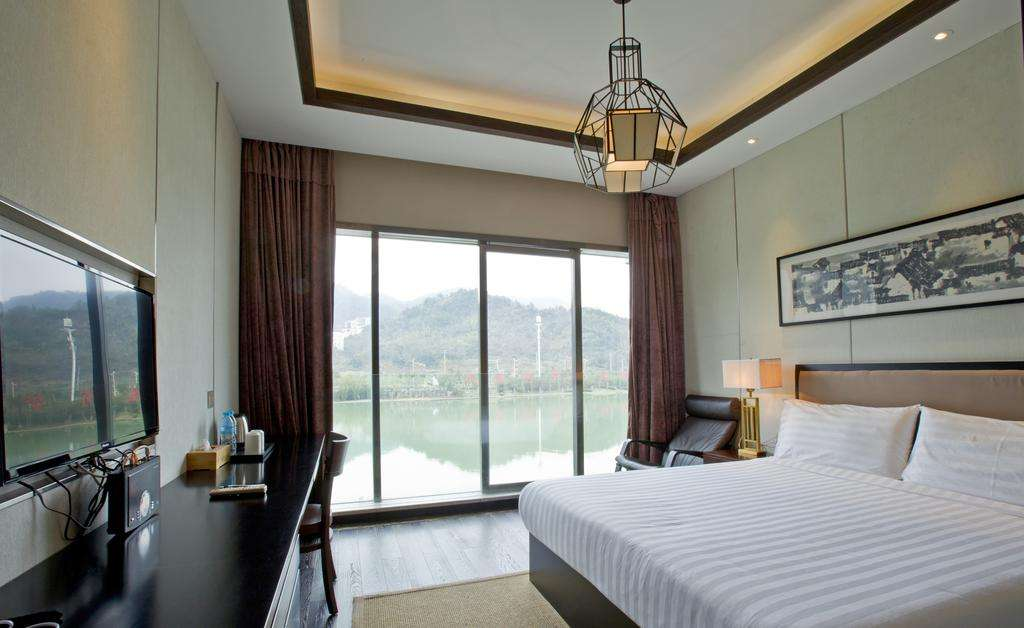
//> input picture resource/testroom.jpg, 1024 x 628 px
$ ./pyrdown_canny2   (built with g++ and OpenCV 4)
//> lines starting //> are read from the running program, lines starting //| are printed output that depends on the picture; after the words box and inside, x2 and y2 are one past the last pixel; in counts of white or black regions, pixels touching at a corner belong together
//
//  pyrdown.cpp
//  ex_pyrdown
//
//  Created by 吴炎强 on 2020/6/27.
//  Copyright © 2020 johnwu. All rights reserved.
//

#include <stdio.h>
#include <opencv2/opencv.hpp>

using namespace cv;
using namespace std;

int main(int argc, const char * argv[]) {
    string path = "/Users/wuyanqiang/Documents/opencv/TestOpenCV/resource/testroom.jpg";


   cv::Mat img_rgb, img_gry, img_cny, img_pyr, img_pyr2;

    cv::namedWindow( "Example Gray", cv::WINDOW_AUTOSIZE );
    cv::namedWindow( "Example Canny", cv::WINDOW_AUTOSIZE );

    img_rgb = cv::imread( path );
//> img_rgb is the input picture: 628 rows x 1024 cols, CV_8UC3; mean B, G, R 128.8, 135.3, 136

    cv::cvtColor( img_rgb, img_gry, cv::COLOR_BGR2GRAY);
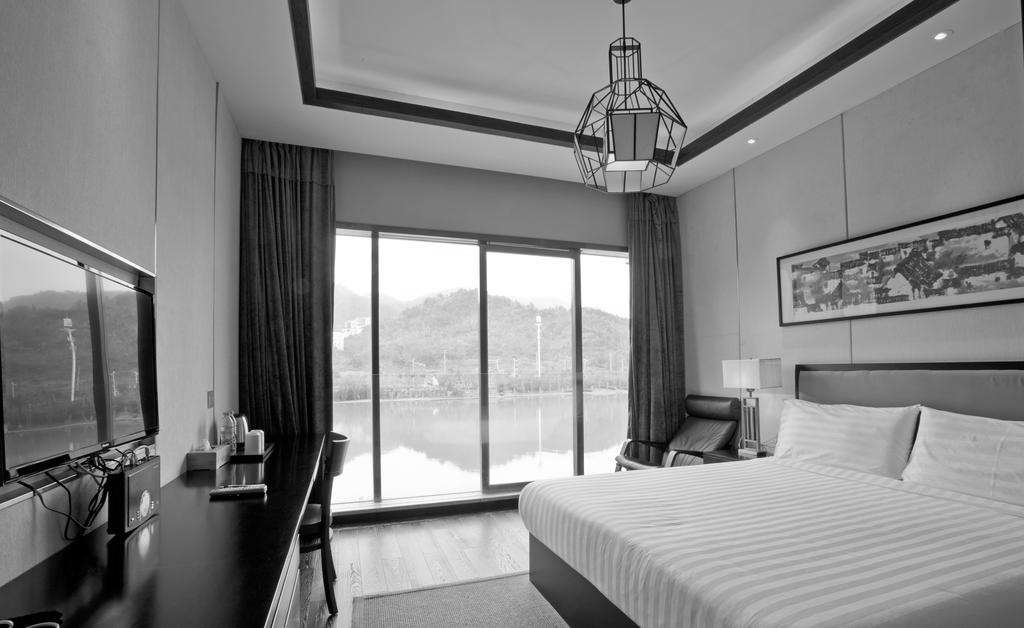
//> img_gry: 628 rows x 1024 cols, CV_8UC1; min 0, max 255, mean 134.8

    cv::pyrDown( img_gry, img_pyr );
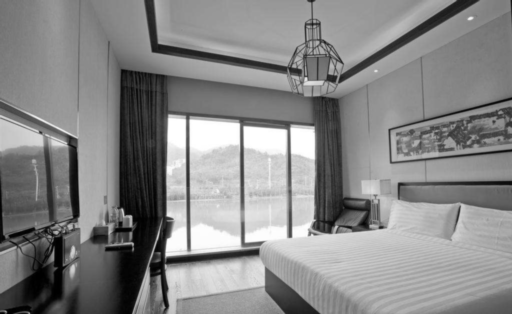
//> img_pyr: 314 rows x 512 cols, CV_8UC1; min 0, max 255, mean 134.8
    cv::pyrDown( img_pyr, img_pyr2 );
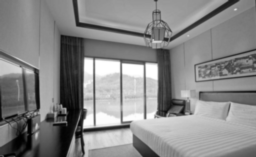
//> img_pyr2: 157 rows x 256 cols, CV_8UC1; min 0, max 255, mean 134.8

    cv::Canny( img_pyr2, img_cny, 10, 100, 3, true );
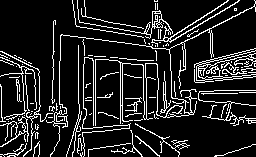
//> img_cny: 157 rows x 256 cols, CV_8UC1; 13.5% white in thin lines or dots

    // ----------------------------------------------------
    // Start new code for example 2-9
    //

    int x = 16, y = 32;
    cv::Vec3b intensity = img_rgb.at< cv::Vec3b >(y, x);
//> intensity = [102, 122, 123]

    // ( Note: We could write img_rgb.at< cv::Vec3b >(x,y)[0] )
    //
    uchar blue  = intensity[0];
//> blue = 102
    uchar green = intensity[1];
//> green = 122
    uchar red   = intensity[2];
//> red = 123

    std::cout << "At (x,y) = (" << x << ", " << y <<
      "): (blue, green, red) = (" <<
      (unsigned int)  blue <<
      ", " << (unsigned int)green << ", " <<
      (unsigned int)  red << ")" << std::endl;
//| At (x,y) = (16, 32): (blue, green, red) = (102, 122, 123)

    std::cout << "Gray pixel there is: " <<
      (unsigned int)  img_gry.at<uchar>(y, x) << std::endl;
//| Gray pixel there is: 120

    x /= 4; y /= 4;

    std::cout << "Pyramid2 pixel there is: " <<
      (unsigned int)img_pyr2.at<uchar>(y, x) << std::endl;
//| Pyramid2 pixel there is: 119

    img_cny.at<uchar>(x, y) = 128; // Set the Canny pixel there to 128
//> img_cny: 157 rows x 256 cols, CV_8UC1; 1 pixels changed, all inside (x1, y1, x2, y2) = (8, 4, 9, 5)

    //
    // End new code for example 2-9
    // ----------------------------------------------------

    cv::imshow( "Example Gray", img_gry );
    cv::imshow( "Example Canny", img_cny );

    cv::waitKey(0);
}

$ run again, with resource/HandIndoorColor.jpg copied over resource/testroom.jpg
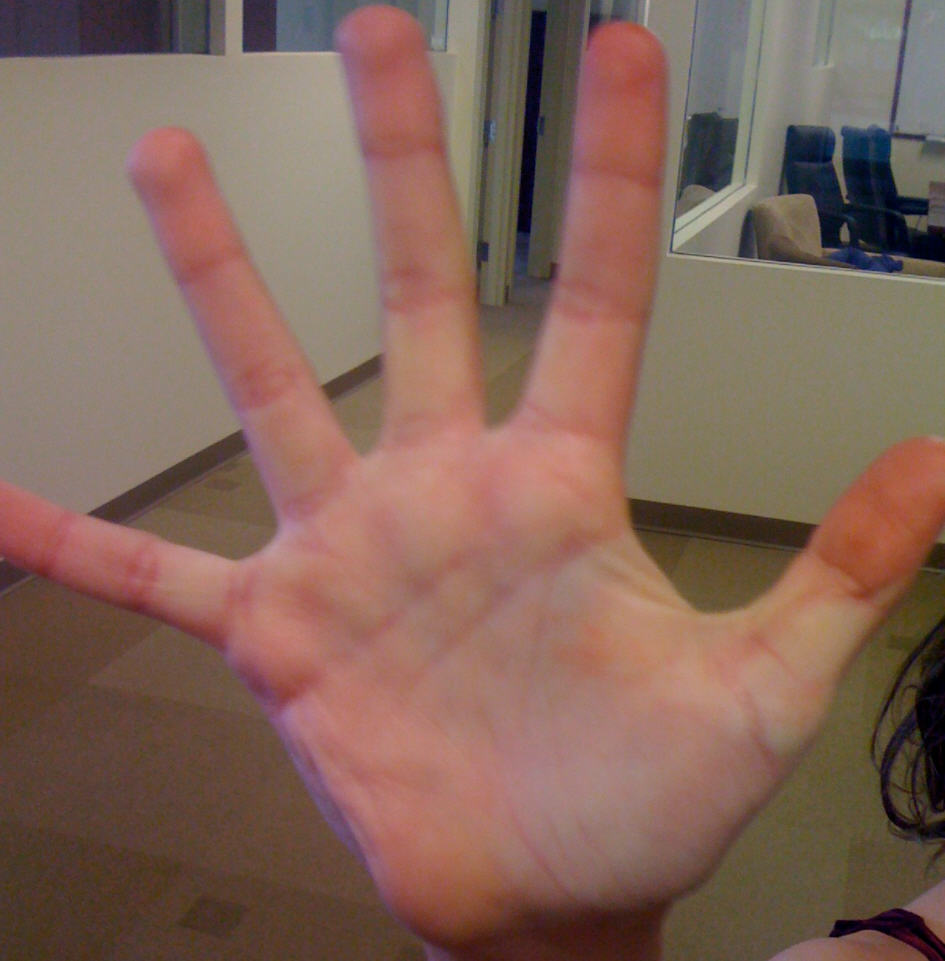
//> input picture resource/HandIndoorColor.jpg, 945 x 961 px
//> img_rgb is the input picture: 961 rows x 945 cols, CV_8UC3; mean B, G, R 89.5, 101.6, 131.2
//> `cv::cvtColor( img_rgb, img_gry, cv::COLOR_BGR2GRAY);`:
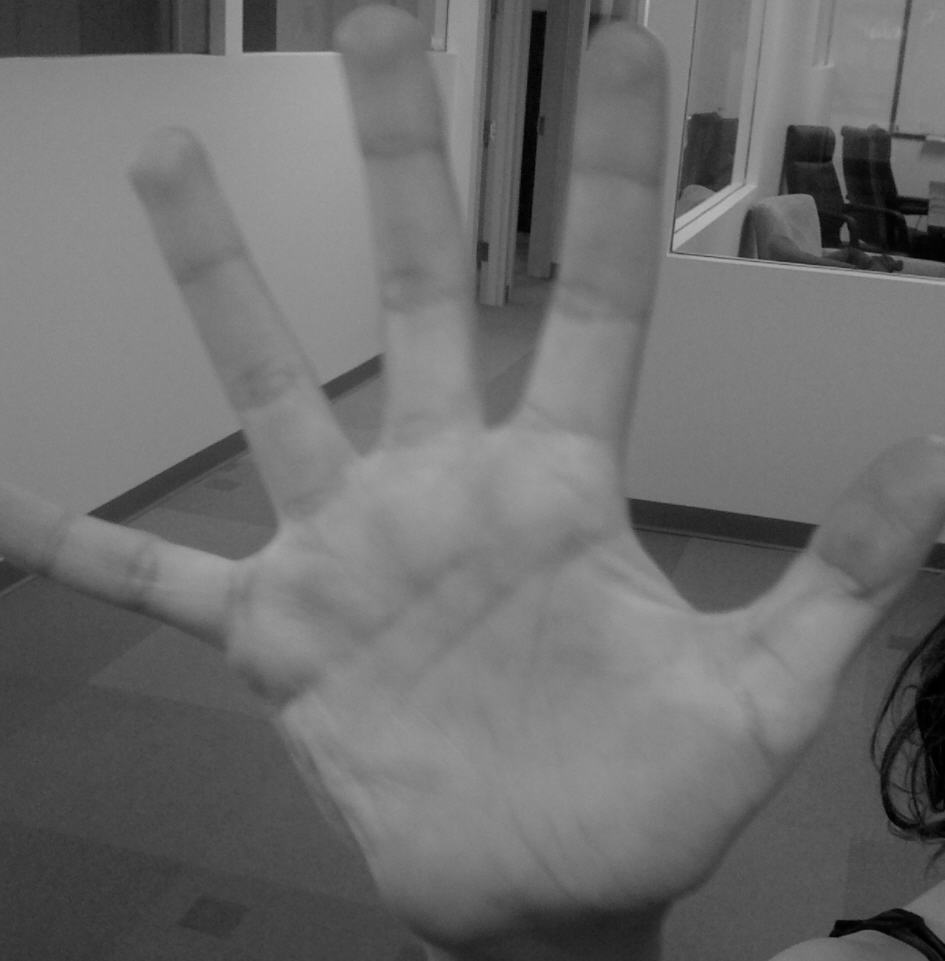
//> img_gry: 961 rows x 945 cols, CV_8UC1; min 0, max 185, mean 109.1
//> `cv::Canny( img_pyr2, img_cny, 10, 100, 3, true );`:
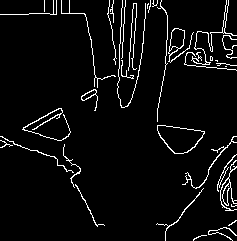
//> img_cny: 241 rows x 237 cols, CV_8UC1; 5% white in thin lines or dots
//> intensity = [60, 51, 54]
//> blue = 60
//> green = 51
//> red = 54
//| At (x,y) = (16, 32): (blue, green, red) = (60, 51, 54)
//| Gray pixel there is: 53
//| Pyramid2 pixel there is: 52

$ run again, with resource/HandOutdoorColor.jpg copied over resource/testroom.jpg
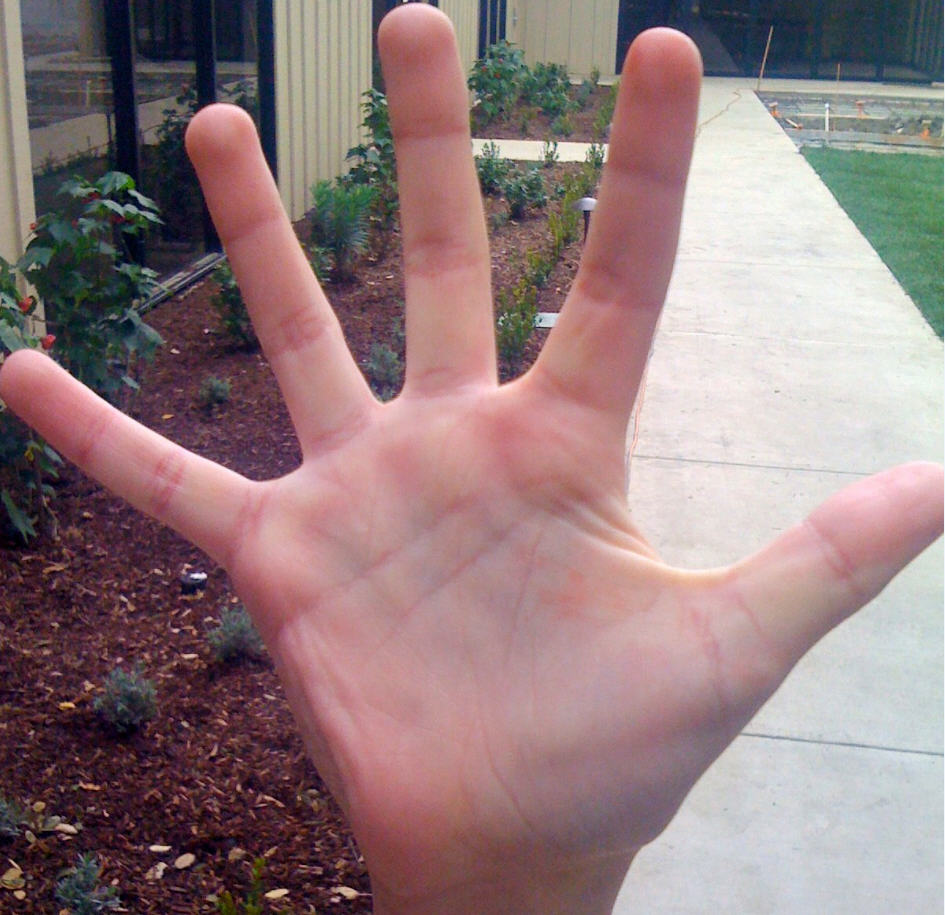
//> input picture resource/HandOutdoorColor.jpg, 945 x 915 px
//> img_rgb is the input picture: 915 rows x 945 cols, CV_8UC3; mean B, G, R 125.6, 123.8, 146.8
//> `cv::pyrDown( img_pyr, img_pyr2 );`:
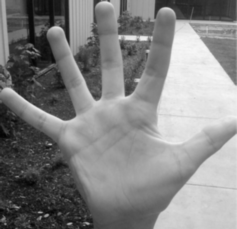
//> img_pyr2: 229 rows x 237 cols, CV_8UC1; min 3, max 246, mean 130.8
//> `cv::Canny( img_pyr2, img_cny, 10, 100, 3, true );`:
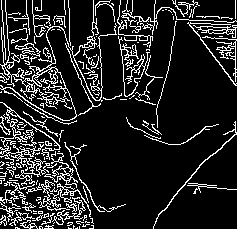
//> img_cny: 229 rows x 237 cols, CV_8UC1; 14.5% white in thin lines or dots
//> intensity = [145, 164, 167]
//> blue = 145
//> green = 164
//> red = 167
//| At (x,y) = (16, 32): (blue, green, red) = (145, 164, 167)
//| Gray pixel there is: 163
//| Pyramid2 pixel there is: 170
